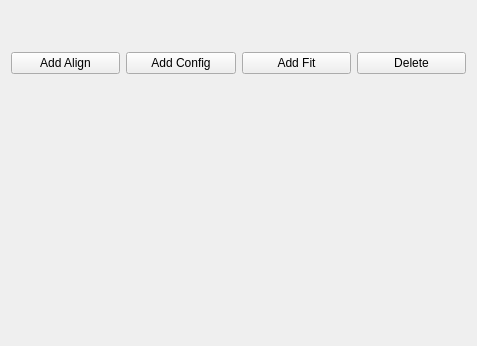
<?xml version="1.0" encoding="UTF-8"?>
<ui version="4.0">
 <class>Steps</class>
 <widget class="QWidget" name="Steps">
  <property name="geometry">
   <rect>
    <x>0</x>
    <y>0</y>
    <width>477</width>
    <height>346</height>
   </rect>
  </property>
  <property name="windowTitle">
   <string>Steps</string>
  </property>
  <layout class="QVBoxLayout" name="verticalLayout">
   <item>
    <widget class="QFrame" name="stepsAddDelete_frame">
     <property name="frameShape">
      <enum>QFrame::NoFrame</enum>
     </property>
     <layout class="QHBoxLayout" name="horizontalLayout_10">
      <property name="leftMargin">
       <number>0</number>
      </property>
      <property name="topMargin">
       <number>0</number>
      </property>
      <property name="rightMargin">
       <number>0</number>
      </property>
      <property name="bottomMargin">
       <number>0</number>
      </property>
      <item>
       <widget class="QPushButton" name="stepsAddAlign_pushButton">
        <property name="text">
         <string>Add Align</string>
        </property>
       </widget>
      </item>
      <item>
       <widget class="QPushButton" name="stepsAddConfig_pushButton">
        <property name="text">
         <string>Add Config</string>
        </property>
       </widget>
      </item>
      <item>
       <widget class="QPushButton" name="stepsAddFit_pushButton">
        <property name="text">
         <string>Add Fit</string>
        </property>
       </widget>
      </item>
      <item>
       <widget class="QPushButton" name="stepsDelete_pushButton">
        <property name="text">
         <string>Delete</string>
        </property>
       </widget>
      </item>
     </layout>
    </widget>
   </item>
   <item>
    <widget class="DraggableListWidget" name="steps_listWidget" native="true"/>
   </item>
   <item>
    <widget class="QScrollArea" name="stepedit_scrollArea">
     <property name="sizePolicy">
      <sizepolicy hsizetype="Preferred" vsizetype="Preferred">
       <horstretch>0</horstretch>
       <verstretch>0</verstretch>
      </sizepolicy>
     </property>
     <property name="frameShape">
      <enum>QFrame::NoFrame</enum>
     </property>
     <property name="horizontalScrollBarPolicy">
      <enum>Qt::ScrollBarAsNeeded</enum>
     </property>
     <property name="widgetResizable">
      <bool>true</bool>
     </property>
     <widget class="QWidget" name="stepedit_scrollAreaWidgetContents">
      <property name="geometry">
       <rect>
        <x>0</x>
        <y>0</y>
        <width>453</width>
        <height>114</height>
       </rect>
      </property>
      <layout class="QVBoxLayout" name="verticalLayout_3">
       <item>
        <widget class="InitialConfigWidget" name="initialConfig_widget" native="true"/>
       </item>
       <item>
        <widget class="AlignWidget" name="align_widget" native="true"/>
       </item>
       <item>
        <widget class="FitWidget" name="fit_widget" native="true"/>
       </item>
       <item>
        <widget class="ConfigWidget" name="config_widget" native="true"/>
       </item>
       <item>
        <widget class="GroupSettingsWidget" name="groupSettings_widget" native="true"/>
       </item>
      </layout>
     </widget>
    </widget>
   </item>
  </layout>
 </widget>
 <customwidgets>
  <customwidget>
   <class>DraggableListWidget</class>
   <extends>QWidget</extends>
   <header>cmlibs/widgets/draggablelistwidget.h</header>
   <container>1</container>
  </customwidget>
  <customwidget>
   <class>InitialConfigWidget</class>
   <extends>QWidget</extends>
   <header>mapclientplugins/geometryfitter/view/initialconfigwidget.h</header>
   <container>1</container>
  </customwidget>
  <customwidget>
   <class>AlignWidget</class>
   <extends>QWidget</extends>
   <header>mapclientplugins/geometryfitter/view/alignwidget.h</header>
   <container>1</container>
  </customwidget>
  <customwidget>
   <class>ConfigWidget</class>
   <extends>QWidget</extends>
   <header>mapclientplugins/geometryfitter/view/configwidget.h</header>
   <container>1</container>
  </customwidget>
  <customwidget>
   <class>GroupSettingsWidget</class>
   <extends>QWidget</extends>
   <header>mapclientplugins/geometryfitter/view/groupsettingswidget.h</header>
   <container>1</container>
  </customwidget>
  <customwidget>
   <class>FitWidget</class>
   <extends>QWidget</extends>
   <header>mapclientplugins/geometryfitter/view/fitwidget.h</header>
   <container>1</container>
  </customwidget>
 </customwidgets>
 <resources/>
 <connections/>
</ui>
